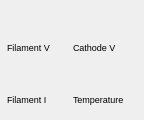
  <widget class="QWidget" name="layoutWidget_2">
   <property name="geometry">
    <rect>
     <x>10</x>
     <y>430</y>
     <width>132</width>
     <height>96</height>
    </rect>
   </property>
   <layout class="QGridLayout" name="kdLayout">
    <property name="leftMargin">
     <number>7</number>
    </property>
    <item row="0" column="0">
     <widget class="TaurusValueSpinBox" name="filamentSetpoint">
      <property name="minimumSize">
       <size>
        <width>60</width>
        <height>20</height>
       </size>
      </property>
      <property name="autoApply">
       <bool>true</bool>
      </property>
     </widget>
    </item>
    <item row="0" column="1">
     <widget class="TaurusValueSpinBox" name="cathodeSetpoint">
      <property name="minimumSize">
       <size>
        <width>60</width>
        <height>20</height>
       </size>
      </property>
      <property name="autoApply">
       <bool>true</bool>
      </property>
     </widget>
    </item>
    <item row="1" column="0">
     <widget class="QLabel" name="filamentVLabel">
      <property name="minimumSize">
       <size>
        <width>0</width>
        <height>20</height>
       </size>
      </property>
      <property name="font">
       <font>
        <pointsize>7</pointsize>
        <weight>50</weight>
        <bold>false</bold>
       </font>
      </property>
      <property name="text">
       <string>Filament V</string>
      </property>
     </widget>
    </item>
    <item row="1" column="1">
     <widget class="QLabel" name="cathodeLabel">
      <property name="font">
       <font>
        <pointsize>7</pointsize>
        <weight>50</weight>
        <bold>false</bold>
       </font>
      </property>
      <property name="text">
       <string>Cathode V</string>
      </property>
     </widget>
    </item>
    <item row="2" column="0">
     <widget class="TaurusLabel" name="filamentCurrent">
      <property name="minimumSize">
       <size>
        <width>60</width>
        <height>20</height>
       </size>
      </property>
      <property name="suffixText">
       <string> A</string>
      </property>
     </widget>
    </item>
    <item row="2" column="1">
     <widget class="TaurusLabel" name="temperatureValue">
      <property name="minimumSize">
       <size>
        <width>60</width>
        <height>20</height>
       </size>
      </property>
      <property name="suffixText">
       <string> C</string>
      </property>
     </widget>
    </item>
    <item row="3" column="0">
     <widget class="QLabel" name="filamentILabel">
      <property name="minimumSize">
       <size>
        <width>0</width>
        <height>20</height>
       </size>
      </property>
      <property name="font">
       <font>
        <pointsize>7</pointsize>
       </font>
      </property>
      <property name="text">
       <string>Filament I</string>
      </property>
     </widget>
    </item>
    <item row="3" column="1">
     <widget class="QLabel" name="temperatureLabel">
      <property name="font">
       <font>
        <pointsize>7</pointsize>
       </font>
      </property>
      <property name="text">
       <string>Temperature</string>
      </property>
     </widget>
    </item>
   </layout>
  </widget>
